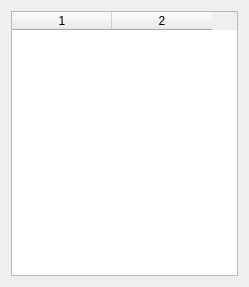
<?xml version="1.0" encoding="UTF-8"?>
<ui version="4.0">
 <class>UsersWidget</class>
 <widget class="QWidget" name="UsersWidget">
  <property name="geometry">
   <rect>
    <x>0</x>
    <y>0</y>
    <width>249</width>
    <height>287</height>
   </rect>
  </property>
  <property name="windowTitle">
   <string>Form</string>
  </property>
  <layout class="QGridLayout" name="gridLayout">
   <item row="0" column="0">
    <widget class="QTableWidget" name="TW_USERS_1">
     <property name="contextMenuPolicy">
      <enum>Qt::CustomContextMenu</enum>
     </property>
     <property name="editTriggers">
      <set>QAbstractItemView::NoEditTriggers</set>
     </property>
     <property name="selectionMode">
      <enum>QAbstractItemView::SingleSelection</enum>
     </property>
     <property name="selectionBehavior">
      <enum>QAbstractItemView::SelectRows</enum>
     </property>
     <property name="columnCount">
      <number>2</number>
     </property>
     <column/>
     <column/>
    </widget>
   </item>
  </layout>
 </widget>
 <resources/>
 <connections/>
</ui>
